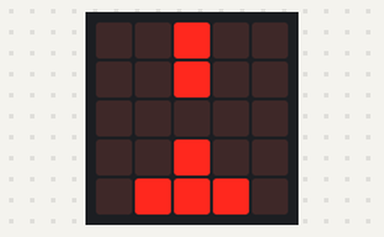
Bench run of a program on a simulated BBC micro:bit (MakeCode). Parts: the board's 5×5 LED display.

Above: at 0.1 s.
At 0.7 s:
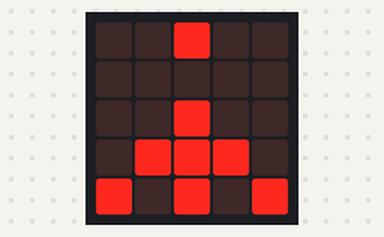
At 1.3 s:
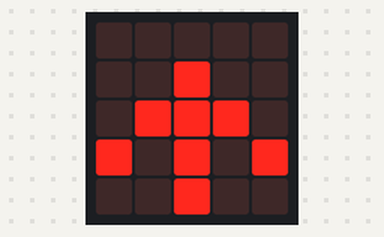
At 1.9 s:
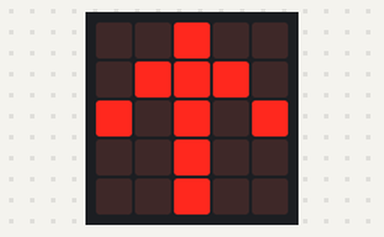
At 2.5 s:
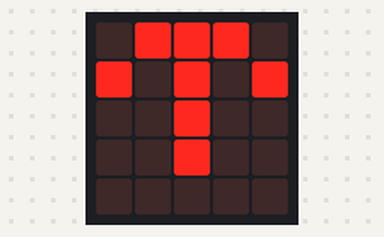
At 3.1 s:
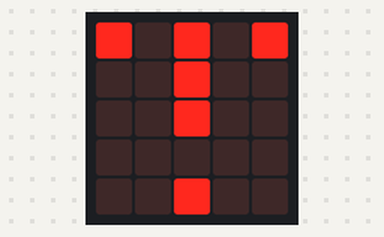

Measured:
- by itself, everything shown: repeats every 3.6 s, in 6 steps
- what the display in image 1 shows lasts 0.6 s, from 0.6 s to 1.2 s

The program:

main.ts
```typescript
basic.forever(function () {
    basic.showLeds(`
        . . # . .
        . . # . .
        . . . . .
        . . # . .
        . # # # .
        `)
    basic.pause(200)
    basic.showLeds(`
        . . # . .
        . . . . .
        . . # . .
        . # # # .
        # . # . #
        `)
    basic.pause(200)
    basic.showLeds(`
        . . . . .
        . . # . .
        . # # # .
        # . # . #
        . . # . .
        `)
    basic.pause(200)
    basic.showLeds(`
        . . # . .
        . # # # .
        # . # . #
        . . # . .
        . . # . .
        `)
    basic.pause(200)
    basic.showLeds(`
        . # # # .
        # . # . #
        . . # . .
        . . # . .
        . . . . .
        `)
    basic.pause(200)
    basic.showLeds(`
        # . # . #
        . . # . .
        . . # . .
        . . . . .
        . . # . .
        `)
    basic.pause(200)
})
```

test.ts
```typescript
// les tests vont ici ; cela ne sera pas compilé si ce paquet est utilisé en tant qu'extension.
```
